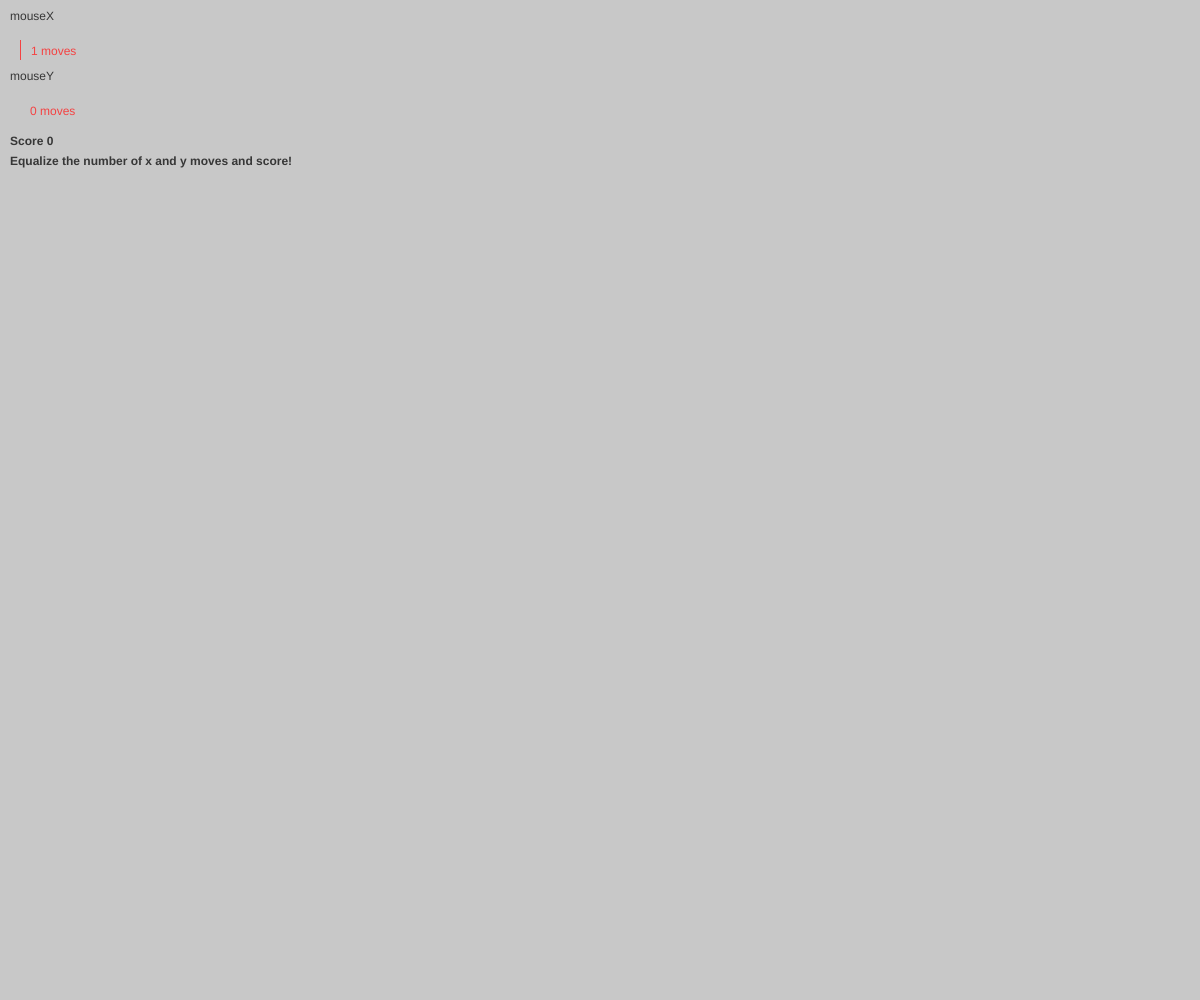
Frame 1 (no input)
Frame 60 (no input): identical to frame 1, image omitted
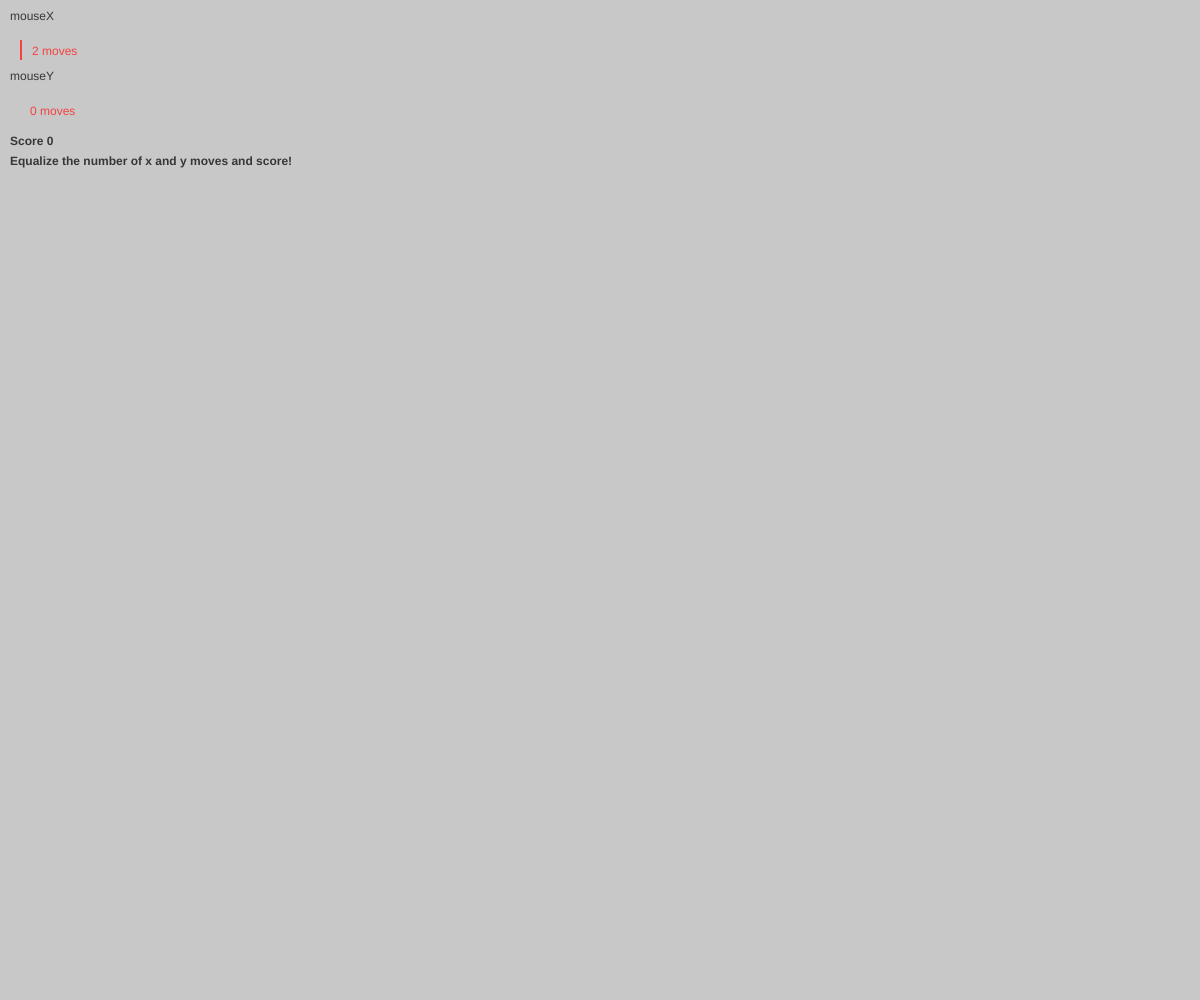
Frame 120 (the mouse pressed at the canvas centre since frame 60)

The p5.js sketch that drew these frames (run headless with seeded random() and noise() and a simulated clock; from frame 60 on, the mouse is pressed at the canvas centre):

// p5.js sketch
// ── sketch.js
var x, y;
var xVal = 0,
    yVal = 0,
    score = 0;

function setup() {
  createCanvas(windowWidth, windowHeight);
}

function draw() {
  background(200);

  x = mouseX;
  y = mouseY;

  strokeWeight(0);
  fill(55);
  textStyle(NORMAL);
  text("mouseX", 10, 20);
  text("mouseY", 10, 80);

  fill(244, 66, 66);
  rect(20, 40, xVal, 20);
  rect(20, 100, yVal, 20);

  strokeWeight(0);
  text(xVal + " moves", xVal + 30, 55);
  text(yVal + " moves", yVal + 30, 115);

  // flash a different color when you score points
  if(xVal == yVal && xVal != 0) {
    background(66, 244, 229);
    text( "You scored!", windowWidth/2, windowHeight/2 );
  }

  fill(55);
  textStyle(BOLD);
  text("Score " + score, 10, 145);
  text("Equalize the number of x and y moves and score! ", 10, 165);

}

function mouseMoved() {

  if(mouseX != x) {
    console.log("moved x");
    xVal += 1;
  } else if(mouseY != y) {
    console.log("moved y");
    yVal += 1;
  }

  if(xVal == yVal && xVal != 0) {
    score += 1;
  }

  // restart at end of window
  if(xVal == windowWidth) {
    xVal = 0;
    yVal = 0;
    score = 0;
  }

}


// draw lines from top left corner to mouse x and y position

// function setup() {
//   createCanvas(windowWidth, windowHeight);

//   strokeWeight(2);
//   stroke(55,10,20);
// }

// function draw() {
//   background(255);

//   x = mouseX;
//   y = mouseY;

//   line(0,0,x,y);
// }
